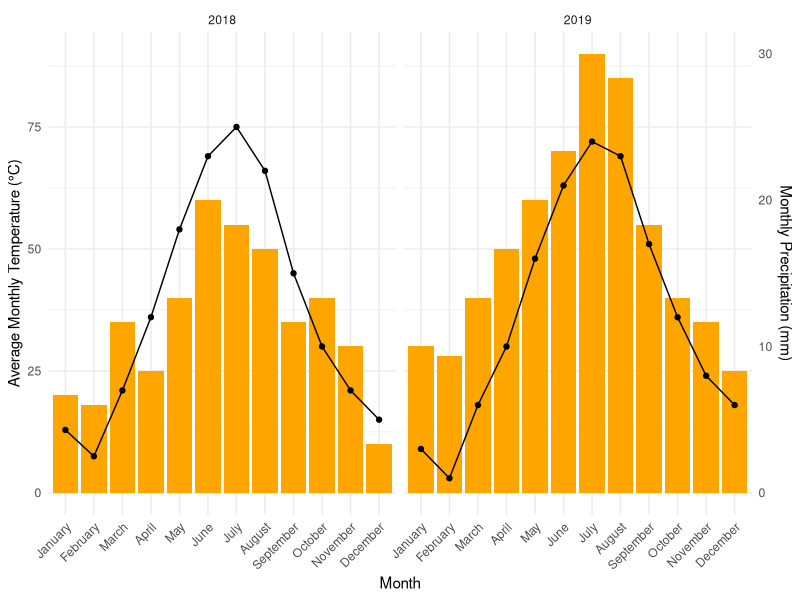
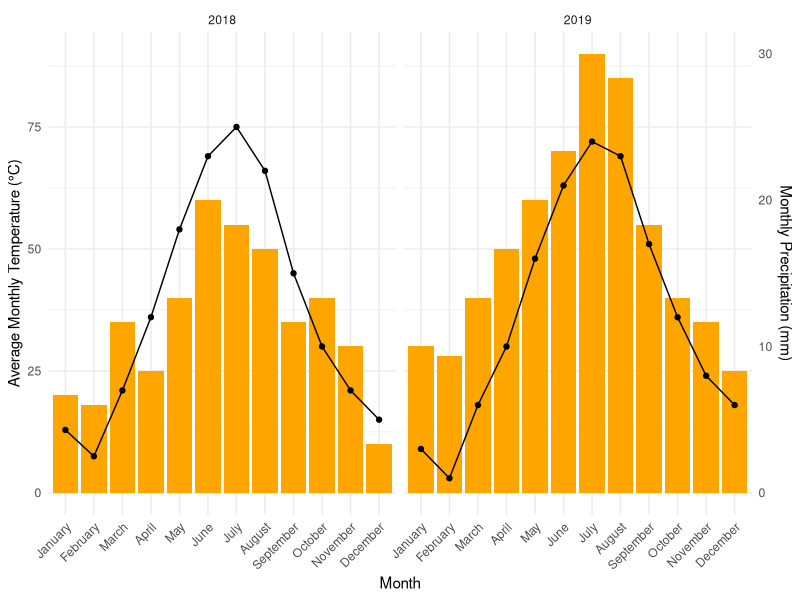

Recreate these plots in R, in order.
# Install required packages if not already installed
#install.packages("ggplot2")
#install.packages("dplyr")
#install.packages("readr")

library(ggplot2)
library(dplyr)
library(readr)

# Read the CSV file
weather <- read_csv("data/weather_data.csv")

# Ensure month order
weather$Month <- factor(weather$Month, levels = month.name)

# Create the plot
ggplot(weather, aes(x = Month)) +
  geom_bar(aes(y = Precipitation), stat = "identity", fill = "orange") +
  geom_line(aes(y = Temperature * 3, group = Year), color = "black") +  # scaled to fit
  geom_point(aes(y = Temperature * 3, group = Year), color = "black") +
  facet_wrap(~Year, ncol = 2) +
  scale_y_continuous(
    name = "Average Monthly Temperature (°C)",
    sec.axis = sec_axis(~./3, name = "Monthly Precipitation (mm)")
  ) +
  labs(x = "Month", fill = "", color = "") +
  theme_minimal() +
  theme(axis.text.x = element_text(angle = 45, hjust = 1))
# Save the plot as a PNG file in the output folder
ggsave("output/weather_plot.png", width = 10, height = 6, dpi = 300, , create.dir = TRUE)
